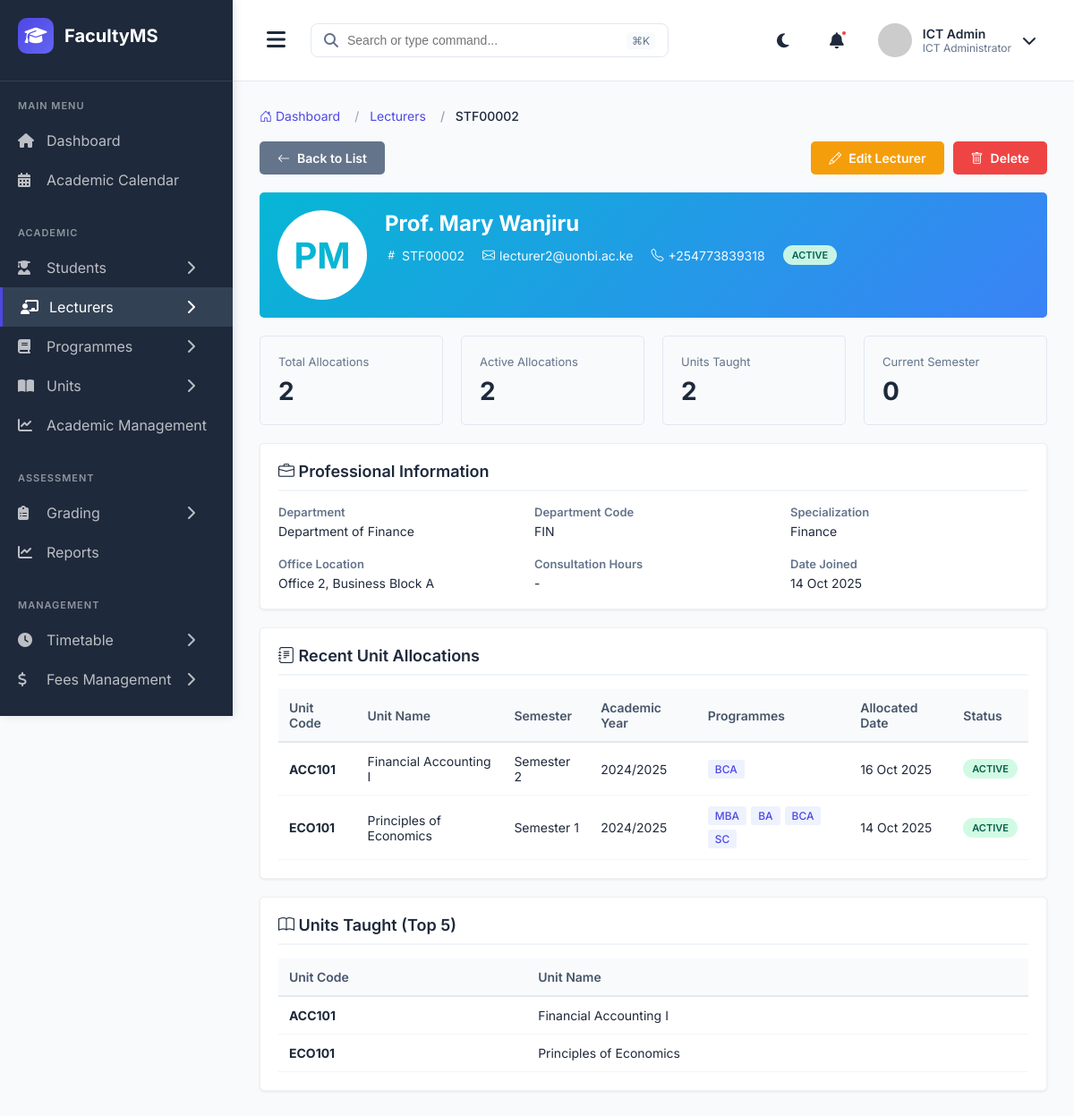
/admin-lecturers/STF00002/ (signed in), run on an earlier commit of the app's database.
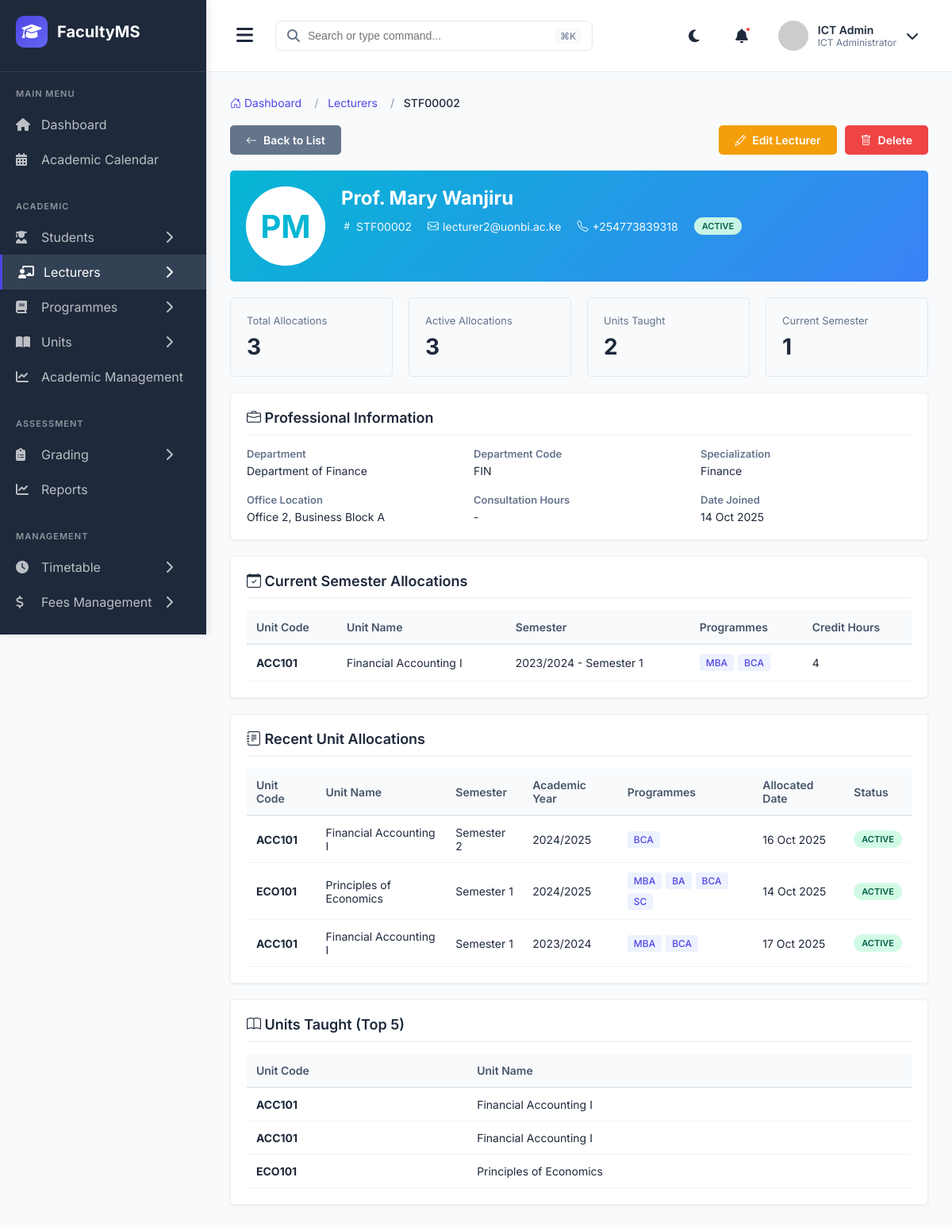
And on a later commit of the database.
### main_application/models.py (models this page shows, shortened)
class UnitAllocation(models.Model):
    unit = models.ForeignKey(Unit, on_delete=models.CASCADE, related_name='allocations')
    lecturer = models.ForeignKey(Lecturer, on_delete=models.CASCADE, related_name='unit_allocations')
    semester = models.ForeignKey(Semester, on_delete=models.CASCADE, related_name='unit_allocations')
    programmes = models.ManyToManyField(Programme, related_name='unit_allocations')  # Which programmes this allocation covers
    is_active = models.BooleanField(default=True)
    allocated_date = models.DateTimeField(auto_now_add=True)
    class Meta:
        db_table = 'unit_allocations'
        unique_together = ('unit', 'lecturer', 'semester')
        ordering = ['-allocated_date']

class Unit(models.Model):
    code = models.CharField(max_length=20, unique=True)
    name = models.CharField(max_length=200)
    description = models.TextField(blank=True)
    credit_hours = models.IntegerField(default=3)
    department = models.ForeignKey(Department, on_delete=models.CASCADE, related_name='units')
    is_core = models.BooleanField(default=True)  # Core or Elective
    prerequisites = models.ManyToManyField('self', symmetrical=False, blank=True, related_name='required_for')
    created_at = models.DateTimeField(auto_now_add=True)
    class Meta:
        db_table = 'units'
        ordering = ['code']

class Semester(models.Model):
    SEMESTER_CHOICES = (
        (1, 'Semester 1'),
        (2, 'Semester 2'),
        (3, 'Semester 3'),
    )
    academic_year = models.ForeignKey(AcademicYear, on_delete=models.CASCADE, related_name='semesters')
    semester_number = models.IntegerField(choices=SEMESTER_CHOICES)
    start_date = models.DateField()
    end_date = models.DateField()
    is_current = models.BooleanField(default=False)
    registration_deadline = models.DateField()
    class Meta:
        db_table = 'semesters'
        unique_together = ('academic_year', 'semester_number')
        ordering = ['-academic_year', 'semester_number']
    def __str__(self):
        return f"{self.academic_year.year_code} - Semester {self.semester_number}"

class AcademicYear(models.Model):
    year_code = models.CharField(max_length=20, unique=True)  # e.g., "2024/2025"
    start_date = models.DateField()
    end_date = models.DateField()
    is_current = models.BooleanField(default=False)
    created_at = models.DateTimeField(auto_now_add=True)
    class Meta:
        db_table = 'academic_years'
        ordering = ['-start_date']

class Programme(models.Model):
    PROGRAMME_LEVELS = (
        ('CERTIFICATE', 'Certificate'),
        ('DIPLOMA', 'Diploma'),
        ('BACHELORS', 'Bachelor\'s Degree'),
        ('MASTERS', 'Master\'s Degree'),
        ('PHD', 'Doctor of Philosophy'),
    )
    DURATION_YEARS = (
        (1, '1 Year'),
        (2, '2 Years'),
        (3, '3 Years'),
        (4, '4 Years'),
        (5, '5 Years'),
    )
    SEMESTERS_PER_YEAR = (
        (2, '2 Semesters'),
        (3, '3 Semesters'),
    )
    name = models.CharField(max_length=200)
    code = models.CharField(max_length=20, unique=True)
    level = models.CharField(max_length=20, choices=PROGRAMME_LEVELS)
    department = models.ForeignKey(Department, on_delete=models.CASCADE, related_name='programmes')
    duration_years = models.IntegerField(choices=DURATION_YEARS)
    semesters_per_year = models.IntegerField(choices=SEMESTERS_PER_YEAR, default=2)
    description = models.TextField(blank=True)
    is_active = models.BooleanField(default=True)
    created_at = models.DateTimeField(auto_now_add=True)
    class Meta:
        db_table = 'programmes'
        ordering = ['level', 'name']

### main_application/views.py (the view)
# urls.py: path('admin-lecturers/<str:staff_number>/', views.lecturer_detail, name='lecturer_detail'),
@login_required
@user_passes_test(is_admin)
def lecturer_detail(request, staff_number):
    lecturer = get_object_or_404(
        Lecturer.objects.select_related(
            'user', 'department'
        ),
        staff_number=staff_number
    )
    allocations = UnitAllocation.objects.filter(
        lecturer=lecturer,
        is_active=True
    ).select_related(
        'unit', 'semester', 'semester__academic_year'
    ).prefetch_related('programmes').order_by('-semester__start_date')
    all_allocations = UnitAllocation.objects.filter(
        lecturer=lecturer
    ).select_related(
        'unit', 'semester', 'semester__academic_year'
    ).order_by('-allocated_date')
    total_allocations = all_allocations.count()
    active_allocations = allocations.count()
    units_taught = all_allocations.values('unit__code', 'unit__name').distinct()
    total_units = units_taught.count()
    current_allocations = allocations.filter(semester__is_current=True)
    context = {
        'lecturer': lecturer,
        'allocations': allocations[:10],  # Last 10 allocations
        'current_allocations': current_allocations,
        'total_allocations': total_allocations,
        'active_allocations': active_allocations,
        'total_units': total_units,
        'units_taught': units_taught[:5],  # Top 5 units
    }
    return render(request, 'admin/lecturer_detail.html', context)

### main_application/views.py (called while the page is built)
def is_admin(user):
    return user.is_authenticated and user.user_type in ['ICT_ADMIN', 'DEAN', 'COD']

### templates/admin/lecturer_detail.html (shortened to what the changed rows need)
{% extends 'admin_base.html' %}
{% load static %}
{% block extra_css %}
<link rel="stylesheet" href="https://cdn.jsdelivr.net/npm/bootstrap-icons@1.10.0/font/bootstrap-icons.css">
<link rel='stylesheet' href='{% static 'css/lecturer_detail.css' %}'>
{% endblock %}
{% block content %}
<div class="lecturer-header">
    <div class="lecturer-info">
        <h2>{{ lecturer.user.get_full_name }}</h2>
    </div>
</div>
<div class="stats-grid">
    <div class="stat-card">
        <div class="stat-label">Total Allocations</div>
        <div class="stat-value">{{ total_allocations }}</div>
    </div>
    <div class="stat-card">
        <div class="stat-label">Active Allocations</div>
        <div class="stat-value">{{ active_allocations }}</div>
    </div>
    <div class="stat-card">
        <div class="stat-label">Current Semester</div>
        <div class="stat-value">{{ current_allocations.count }}</div>
    </div>
</div>
{% if current_allocations %}
<div class="section-container">
    <h3 class="section-title"><i class="bi bi-calendar-check"></i> Current Semester Allocations</h3>
    <div class="table-container">
        <table>
            <thead>
                <tr>
                    <th>Unit Code</th>
                    <th>Unit Name</th>
                    <th>Semester</th>
                    <th>Programmes</th>
                    <th>Credit Hours</th>
                </tr>
            </thead>
            <tbody>
                {% for allocation in current_allocations %}
                <tr>
                    <td><strong>{{ allocation.unit.code }}</strong></td>
                    <td>{{ allocation.unit.name }}</td>
                    <td>{{ allocation.semester }}</td>
                    <td>
                        <div class="programme-tags">
                            {% for prog in allocation.programmes.all %}
                            <span class="programme-tag">{{ prog.code }}</span>
                            {% endfor %}
                        </div>
                    </td>
                    <td>{{ allocation.unit.credit_hours }}</td>
                </tr>
                {% endfor %}
            </tbody>
        </table>
    </div>
</div>
{% endif %}
<div class="section-container">
    {% if allocations %}
    <div class="table-container">
        <table>
            <thead>
                <tr>
                    <th>Unit Code</th>
                    <th>Unit Name</th>
                    <th>Semester</th>
                    <th>Academic Year</th>
                    <th>Programmes</th>
                    <th>Allocated Date</th>
                    <th>Status</th>
                </tr>
            </thead>
            <tbody>
                {% for allocation in allocations %}
                <tr>
                    <td><strong>{{ allocation.unit.code }}</strong></td>
                    <td>{{ allocation.unit.name }}</td>
                    <td>Semester {{ allocation.semester.semester_number }}</td>
                    <td>{{ allocation.semester.academic_year.year_code }}</td>
                    <td>
                        <div class="programme-tags">
                            {% for prog in allocation.programmes.all %}
                            <span class="programme-tag">{{ prog.code }}</span>
                            {% endfor %}
                        </div>
                    </td>
                    <td>{{ allocation.allocated_date|date:"d M Y" }}</td>
                    <td>
                        {% if allocation.is_active %}
                        <span class="badge badge-success">Active</span>
                        {% else %}
                        <span class="badge badge-danger">Inactive</span>
                        {% endif %}
                    </td>
                </tr>
                {% endfor %}
            </tbody>
        </table>
    </div>
    {% else %}
    <p style="color: #64748B; text-align: center; padding: 20px;">No allocations found.</p>
    {% endif %}
</div>
{% if units_taught %}
<div class="section-container">
    <div class="table-container">
        <table>
            <thead>
                <tr>
                    <th>Unit Code</th>
                    <th>Unit Name</th>
                </tr>
            </thead>
            <tbody>
                {% for unit in units_taught %}
                <tr>
                    <td><strong>{{ unit.unit__code }}</strong></td>
                    <td>{{ unit.unit__name }}</td>
                </tr>
                {% endfor %}
            </tbody>
        </table>
    </div>
</div>
{% endif %}
{% endblock %}

What changed in the data, as far as the page shows it:
added UnitAllocation: unit.code "ACC101", unit.name "Financial Accounting I", semester "2023/2024 - Semester 1", unit.credit_hours "4", semester.semester_number "1", semester.academic_year.year_code "2023/2024", allocated_date "17 Oct 2025", is_active "ACTIVE", Programme (code "MBA"), Programme (code "BCA")
now on one of the page's lists (row unchanged): Unit: unit__code "ACC101", unit__name "Financial Accounting I"
Also different on the page:
{{ total_allocations }}: "2" → "3"
{{ active_allocations }}: "2" → "3"
{{ current_allocations.count }}: "0" → "1"
text now shown: "Current Semester Allocations Unit Code Unit Name Semester Programmes Credit Hours"
